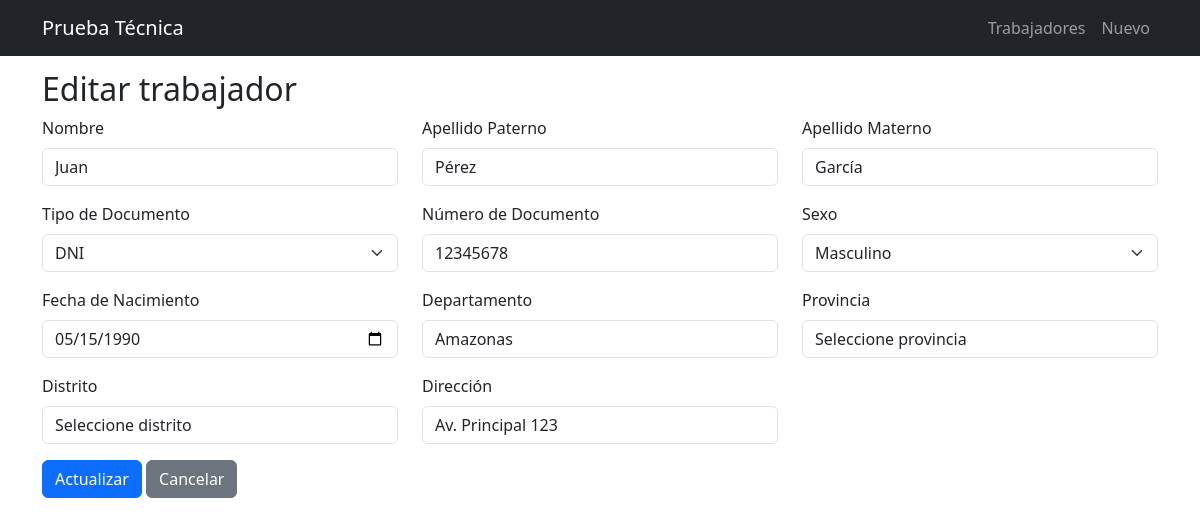
The page /index.php?controller=trabajadores&action=edit&id=1 on the database its author committed.
### tables this page shows
CREATE TABLE IF NOT EXISTS trabajadores (
  id INT AUTO_INCREMENT PRIMARY KEY,
  nombre VARCHAR(255) NOT NULL,
  apellido_paterno VARCHAR(255) DEFAULT NULL,
  apellido_materno VARCHAR(255) DEFAULT NULL,
  tipo_documento VARCHAR(50) DEFAULT NULL,
  numero_documento VARCHAR(50) DEFAULT NULL,
  sexo VARCHAR(20) DEFAULT NULL,
  fecha_nacimiento DATE DEFAULT NULL,
  departamento_id VARCHAR(255) DEFAULT NULL,
  provincia_id VARCHAR(255) DEFAULT NULL,
  distrito_id VARCHAR(255) DEFAULT NULL,
  direccion VARCHAR(500) DEFAULT NULL,
  position VARCHAR(255) DEFAULT NULL,
  email VARCHAR(255) DEFAULT NULL,
  salary DECIMAL(10,2) DEFAULT 0,
  created_at TIMESTAMP DEFAULT CURRENT_TIMESTAMP
);

CREATE TABLE `ubigeodepartamento` (
  `id` VARCHAR(2) NOT NULL,
  `descripcion` VARCHAR(45) NOT NULL,
  PRIMARY KEY (`id`) USING BTREE
);

### controllers/TrabajadoresController.php (called while the page is built, shortened)
<?php
class TrabajadoresController
{
    protected $trabajadorModel;
    protected $departamentoModel;
    protected $provinciaModel;
    protected $distritoModel;
    public function __construct(PDO $pdo)
    {
        $this->trabajadorModel = new Trabajador($pdo);
        $this->departamentoModel = new Departamento($pdo);
        $this->provinciaModel = new Provincia($pdo);
        $this->distritoModel = new Distrito($pdo);
    }
    protected function render($view, $data = [])
    {
        extract($data);
        include __DIR__ . '/../views/layout/header.php';
        include __DIR__ . '/../views/' . $view . '.php';
        include __DIR__ . '/../views/layout/footer.php';
    }
    public function edit()
    {
        $id = $_GET['id'] ?? null;
        $trabajador = $this->trabajadorModel->find($id);
        $departamentos = $this->departamentoModel->all();
        $provincias = $this->provinciaModel->findByDepartamentoId($trabajador['departamento_id']);
        $distritos = $this->distritoModel->findByProvinciaId($trabajador['provincia_id']);
        $this->render('trabajadores/edit', ['trabajador' => $trabajador, 'departamentos' => $departamentos, 'provincias' => $provincias, 'distritos' => $distritos]);
    }
}

### models/Trabajador.php (called while the page is built, shortened)
<?php
class Trabajador
{
    protected $db;
    public function __construct(PDO $pdo)
    {
        $this->db = $pdo;
    }
    public function find($id)
    {
        $stmt = $this->db->prepare('SELECT * FROM trabajadores WHERE id = :id');
        $stmt->execute(['id' => $id]);
        return $stmt->fetch();
    }
}

### models/Departamento.php (called while the page is built, shortened)
<?php
class Departamento
{
    protected $db;
    public function __construct(PDO $pdo)
    {
        $this->db = $pdo;
    }
    public function all()
    {
        $stmt = $this->db->query('SELECT * FROM ubigeodepartamento ORDER BY id DESC');
        return $stmt->fetchAll();
    }
}

### views/trabajadores/edit.php (the view, shortened to what this page needs)
<h2>Editar trabajador</h2>
<?php if (!$trabajador): ?>
   <div class="alert alert-danger">Trabajador no encontrado.</div>
<?php else: ?>
   <form action="index.php?controller=trabajadores&action=update" method="post">
      <div class="row">
         <div class="col-md-4">
            <div class="mb-3">
               <label class="form-label">Nombre</label>
               <input type="text" name="nombre" class="form-control" value="<?= htmlspecialchars($trabajador['nombre']) ?>" required>
            </div>
         </div>
         <div class="col-md-4">
            <div class="mb-3">
               <label class="form-label">Apellido Paterno</label>
               <input type="text" name="apellido_paterno" class="form-control" value="<?= htmlspecialchars($trabajador['apellido_paterno']) ?>" required>
            </div>
         </div>
         <div class="col-md-4">
            <div class="mb-3">
               <label class="form-label">Apellido Materno</label>
               <input type="text" name="apellido_materno" class="form-control" value="<?= htmlspecialchars($trabajador['apellido_materno']) ?>" required>
            </div>
         </div>
         <div class="col-md-4">
            <div class="mb-3">
               <label class="form-label">Tipo de Documento</label>
               <select name="tipo_documento" class="form-select" required>
                  <option value="DNI" <?= $trabajador['tipo_documento'] === 'DNI' ? 'selected' : '' ?>>DNI</option>
               </select>
            </div>
         </div>
         <div class="col-md-4">
            <div class="mb-3">
               <label class="form-label">Número de Documento</label>
               <input type="text" name="numero_documento" class="form-control" value="<?= htmlspecialchars($trabajador['numero_documento']) ?>" required>
            </div>
         </div>
         <div class="col-md-4">
            <div class="mb-3">
               <label class="form-label">Sexo</label>
               <select name="sexo" class="form-select" required>
                  <option value="Masculino" <?= $trabajador['sexo'] === 'Masculino' ? 'selected' : '' ?>>Masculino</option>
               </select>
            </div>
         </div>
         <div class="col-md-4">
            <div class="mb-3">
               <label class="form-label">Fecha de Nacimiento</label>
               <input type="date" name="fecha_nacimiento" class="form-control" value="<?= htmlspecialchars($trabajador['fecha_nacimiento']) ?>" required>
            </div>
         </div>
         <div class="col-md-4">
            <div class="mb-3">
               <label class="form-label">Departamento</label>
               <select name="departamento" id="departamento" class="form-control" required>
                  <?php foreach ($departamentos as $dep): ?>
                     <option value="<?= $dep['id'] ?>" <?= $trabajador['departamento_id'] == $dep['id'] ? 'selected' : '' ?>><?= htmlspecialchars($dep['descripcion']) ?></option>
                  <?php endforeach; ?>
               </select>
            </div>
         </div>
         <div class="col-md-4">
            <div class="mb-3">
               <label class="form-label">Provincia</label>
               <select name="provincia" id="provincia" class="form-control" required>
                  <option value="">Seleccione provincia</option>
               </select>
            </div>
         </div>
         <div class="col-md-4">
            <div class="mb-3">
               <label class="form-label">Distrito</label>
               <select name="distrito" id="distrito" class="form-control" required>
                  <option value="">Seleccione distrito</option>
               </select>
            </div>
         </div>
         <div class="col-md-4">
            <div class="mb-3">
               <label class="form-label">Dirección</label>
               <input type="text" name="direccion" class="form-control" value="<?= htmlspecialchars($trabajador['direccion']) ?>" required>
            </div>
         </div>
      </div>
      <button class="btn btn-primary">Actualizar</button>
      <a href="index.php?controller=trabajadores&action=index" class="btn btn-secondary">Cancelar</a>
   </form>
<?php endif; ?>

### views/layout/header.php (style rules this page uses)
body { padding-top: 70px; }

### rows shown on the page
trabajadores: nombre "Juan", apellido_paterno "Pérez", apellido_materno "García", tipo_documento "DNI", numero_documento "12345678", fecha_nacimiento "05/15/1990", departamento "Amazonas", direccion "Av. Principal 123"
